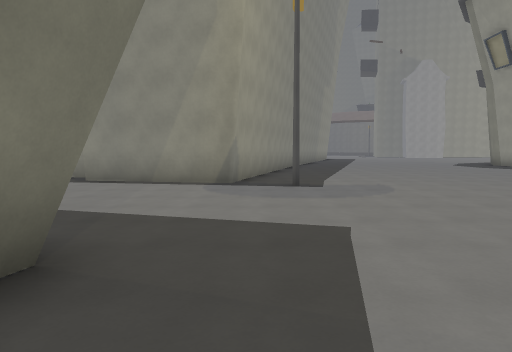
View 1 (above)

24 first-person views from a walk through a 3-D level made in the Godot game engine. The camera is 1.5 m above the floor, tilts 4° down and sees 70° across. The floor is counted in squares, 2 m on a side. Each view is taken from the middle of a square. On the plan, view 1 faces up. The plan holds only what a view shows up to about 11 squares ahead; the rest is blank. The place goes on beyond the plan. Characters and animated objects are left out.

View 2
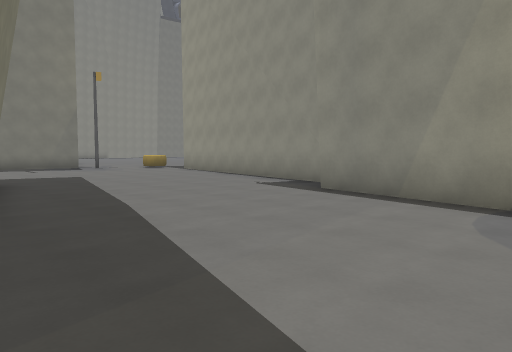

View 3
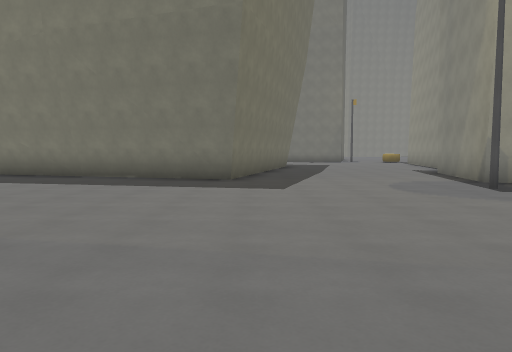

View 4
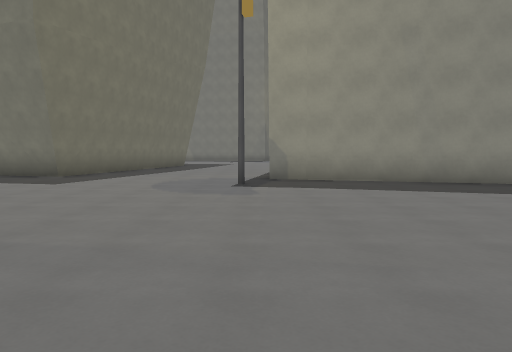

View 5
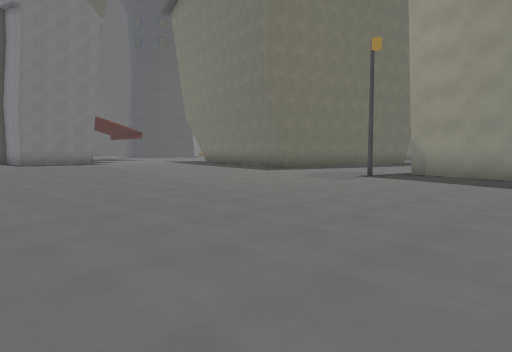

View 6
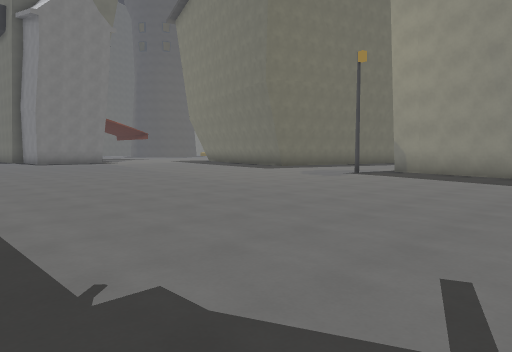

View 7
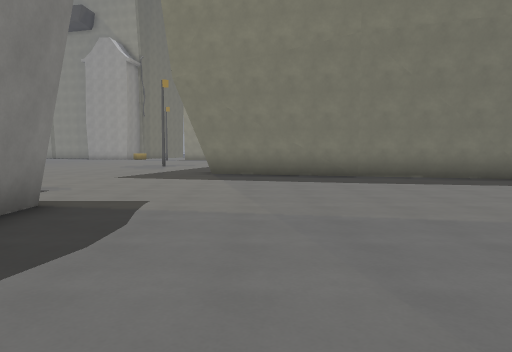

View 8
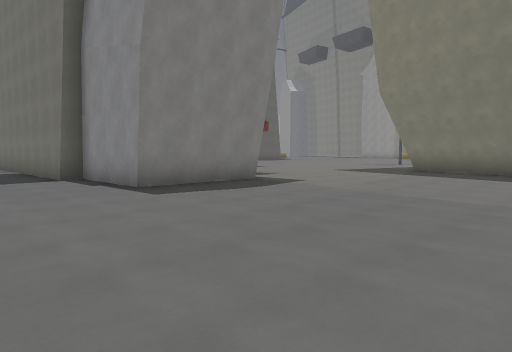

View 9
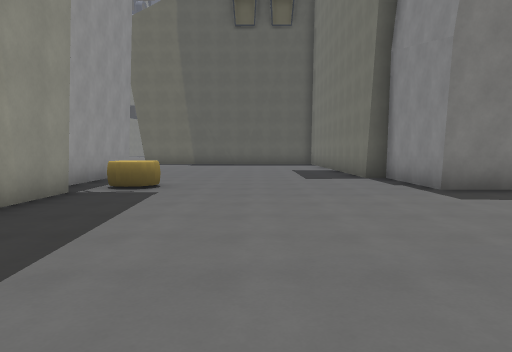

View 10
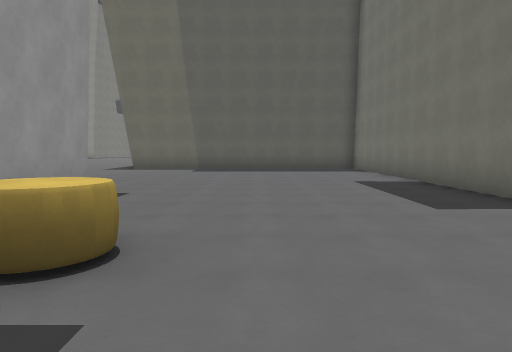

View 11
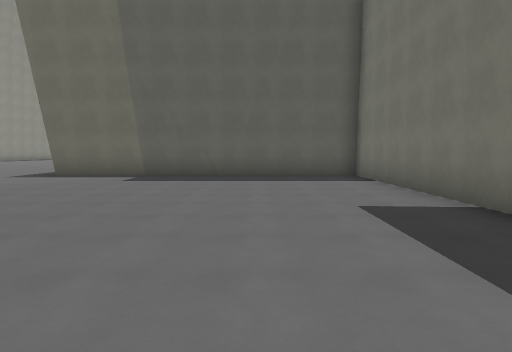

View 12
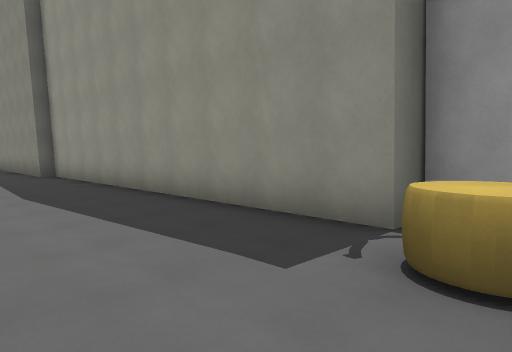

View 13
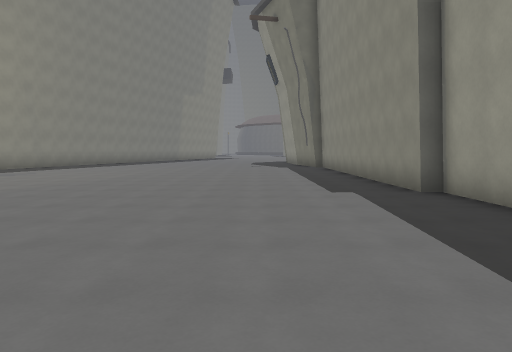

View 14
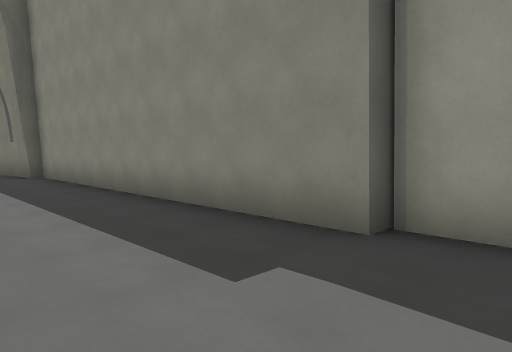

View 15
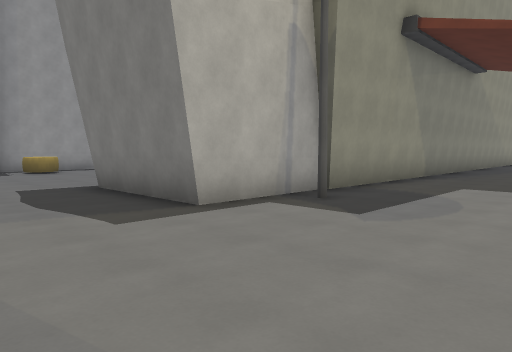

View 16
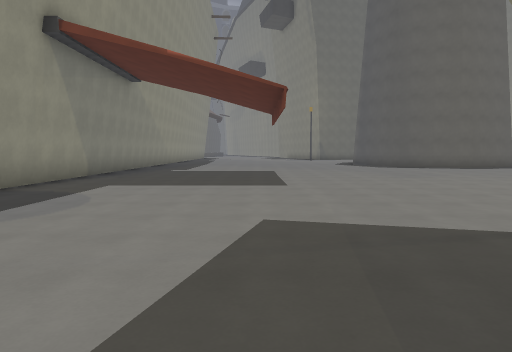

View 17
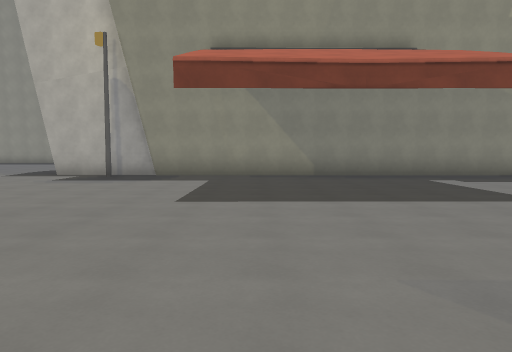

View 18
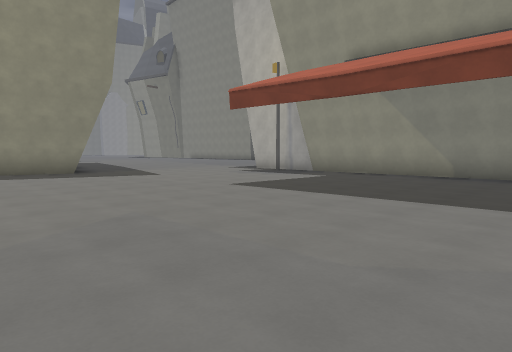

View 19
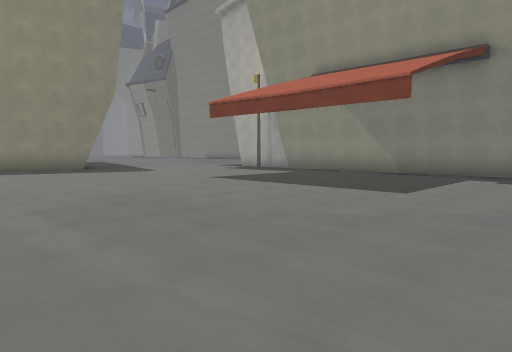

View 20
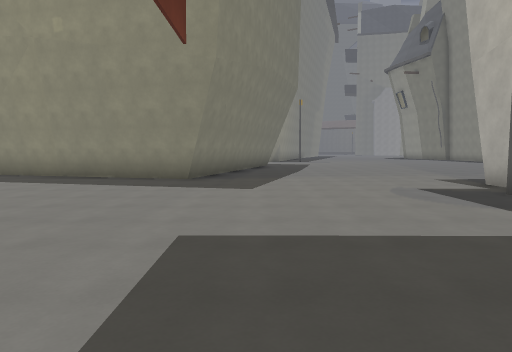

View 21
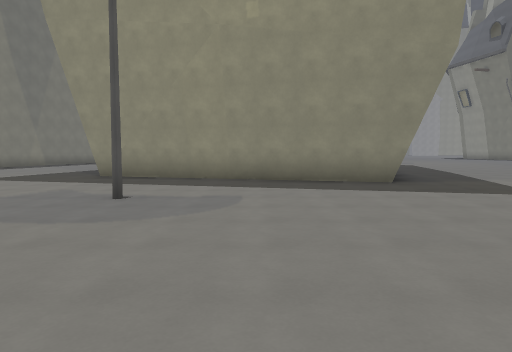

View 22
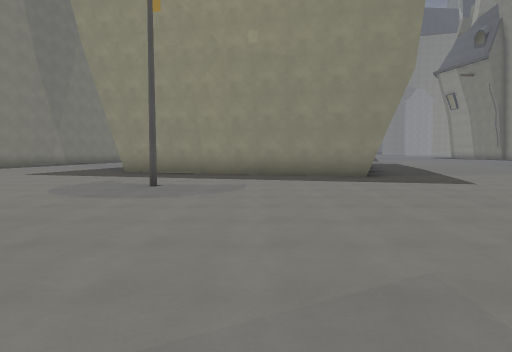

View 23
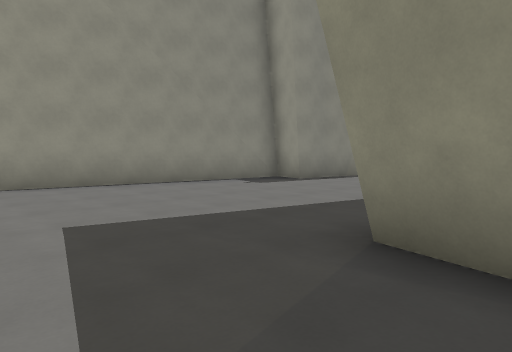

View 24
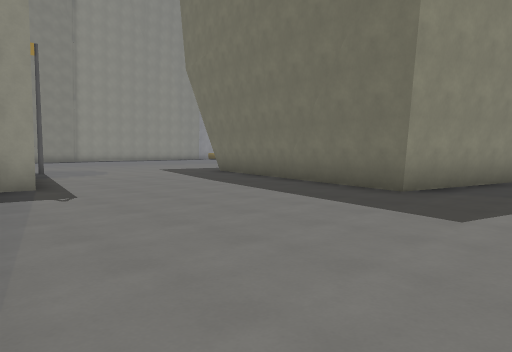

### Floor plan
Points are (right, up) in squares from view 1. A wall is a line through its corners. A room is listed if a view was taken in it or the views show most of it. See-through windows are left out.
Room 1 (views 1, 2, 3, 4, 5, 6, 7, 8, 9, 10, 11, 12, 13, 14, 15, 16, 17, 18, 19, 20, 21, 22, 23, 24)
walls: (-3.2, -4.9) (-3.6, -6.5) (-11.8, -4.4); (-10.3, 0.8) (-9.3, 4.5) (-1.3, 2.3) (-3.2, -4.8); (14, -12.5) (14, -7.5) (13.3, -7.5) (13.3, 2.5) (13, 2.5) (13, 12.2); (3, -21.5) (2.9, -7.9) (6.5, -7.9) (6.5, -10.9) (7, -10.9) (7, -20.9) (15.5, -20.9); (0.9, 13.8) (-0.6, 8.4) (-4.3, 9.1) (-4.1, 10.1) (-10.6, 11.3); (12.6, 12.2) (12.6, 12.8); (12.6, 12.7) (12.3, 14.3)
objects: post (-9, -9); post (1, 8); post (2, -10); cheese (12, -9) to (13, -8)

Where each view was taken, in squares from view 1:
view 1: 0 up, 0 right, facing up
view 2: 3 up, 0 right, facing up-left
view 3: 3 up, 8 right, facing left
view 4: 8 up, 9 right, facing left
view 5: 13 up, 11 right, facing down-left
view 6: 14 up, 12 right, facing down-left
view 7: 5 down, 8 right, facing left
view 8: 1 down, 10 right, facing down-left
view 9: 1 down, 10 right, facing down
view 10: 6 down, 11 right, facing down
view 11: 10 down, 10 right, facing down
view 12: 9 down, 10 right, facing up-right
view 13: 4 down, 10 right, facing up
view 14: 1 up, 10 right, facing up-right
view 15: 5 down, 1 left, facing down-right
view 16: 5 down, 2 left, facing down
view 17: 14 down, 8 left, facing right
view 18: 19 down, 8 left, facing up-right
view 19: 21 down, 9 left, facing up-right
view 20: 16 down, 2 left, facing up
view 21: 15 down, 7 left, facing up
view 22: 17 down, 7 left, facing up
view 23: 3 up, 12 left, facing up-right
view 24: 11 up, 12 left, facing down-right
